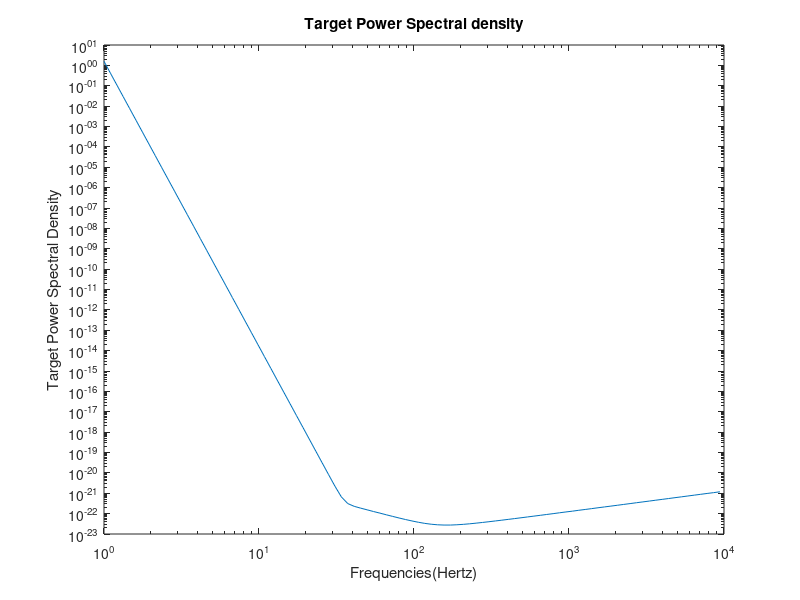

MATLAB code for this plot: (Note: this script raises an error after producing the figure.)
%% Simulation of LIGO Noise
% Signal parameters
sampFreq = 1024;
nSamples = 16384;

% Load data from the file
%FIXME This file was not supplied. 
data = load('iLIGOSensitivity.txt');

% Target Power Spectral Density
%FIXME Error: The variable 'y' was not defined
% psdVals = y(:,2);
% freqVec = y(:,1);
psdVals = data(:,2);
freqVec = data(:,1);

% Plot the target Power Spectral Density
figure;
loglog(freqVec, psdVals);
title('Target Power Spectral density');
xlabel('Frequencies(Hertz)');
ylabel('Target Power Spectral Density');

%% Generate noise realization
inNoise = randn(1, nSamples);
% Design filter with Transfer function T(f) = sqrt(targetPSD)
% Filter parameters
fltrOrdr = 500;
%FIXME Error: The variable 'y' was not defined
% freq = y(:,1)*512/max(y(:,1));
% b = fir2(fltrOrdr, freq/(sampFreq/2), y(:,2));
%FIXME Incorrect: PSD needed to be flattened outside [50,700] Hz.
freq = data(:,1)*512/max(data(:,1));
%FIXME Bug: The code does not run beyond this point. See error message below.
%==================
Error using fir2 (line 168)
The first frequency must be 0 and the last 1.

Error in NoiseSimulation (line 34)
b = fir2(fltrOrdr, freq/(sampFreq/2), data(:,2));
%==================
b = fir2(fltrOrdr, freq/(sampFreq/2), data(:,2));

% Filter the input noise
outNoise = sqrt(sampFreq)*fftfilt(b, inNoise);

% Estimate the PSD of output noise
[pxx, f] = pwelch(outNoise, 256, 128, [], sampFreq);
v = [f pxx];

% Specify psd values for certain frequencies
indx_1 = find(v(:,1) < 50);
indx_2 = find(v(:,1) > 700);
v(indx_1, 2) = v(v(:,1) == 48, 2);
v(indx_2, 2) = v(v(:,1) == 700, 2);
sqrt_v = sqrt(v(:,2));

% Plot the estimated psd
figure;
loglog(v(:, 1), sqrt_v);
title('Estimated Power Spectral Density');
xlabel('Frequencies(Hertz)');
ylabel('Estimated Power Spectral density values');